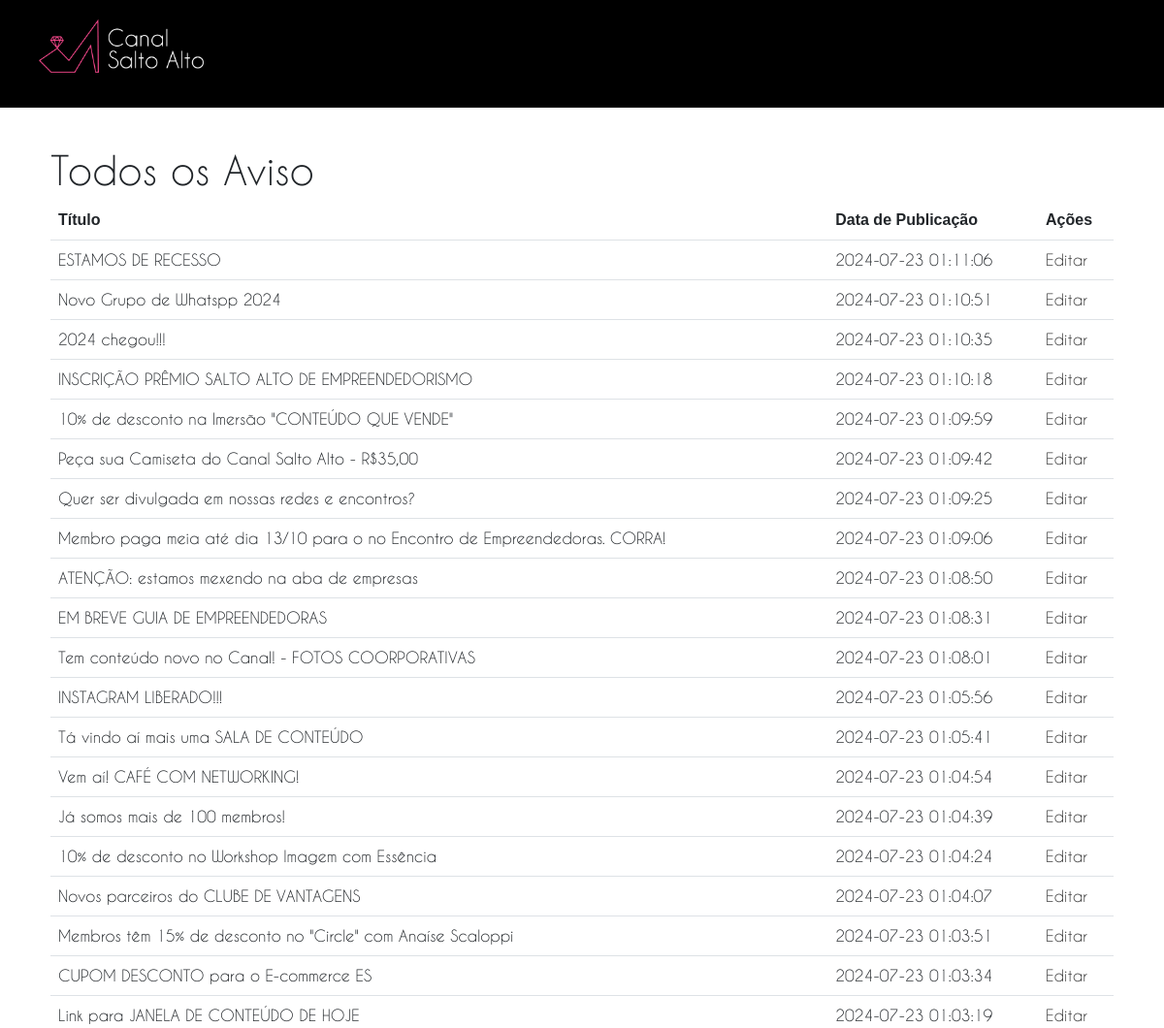
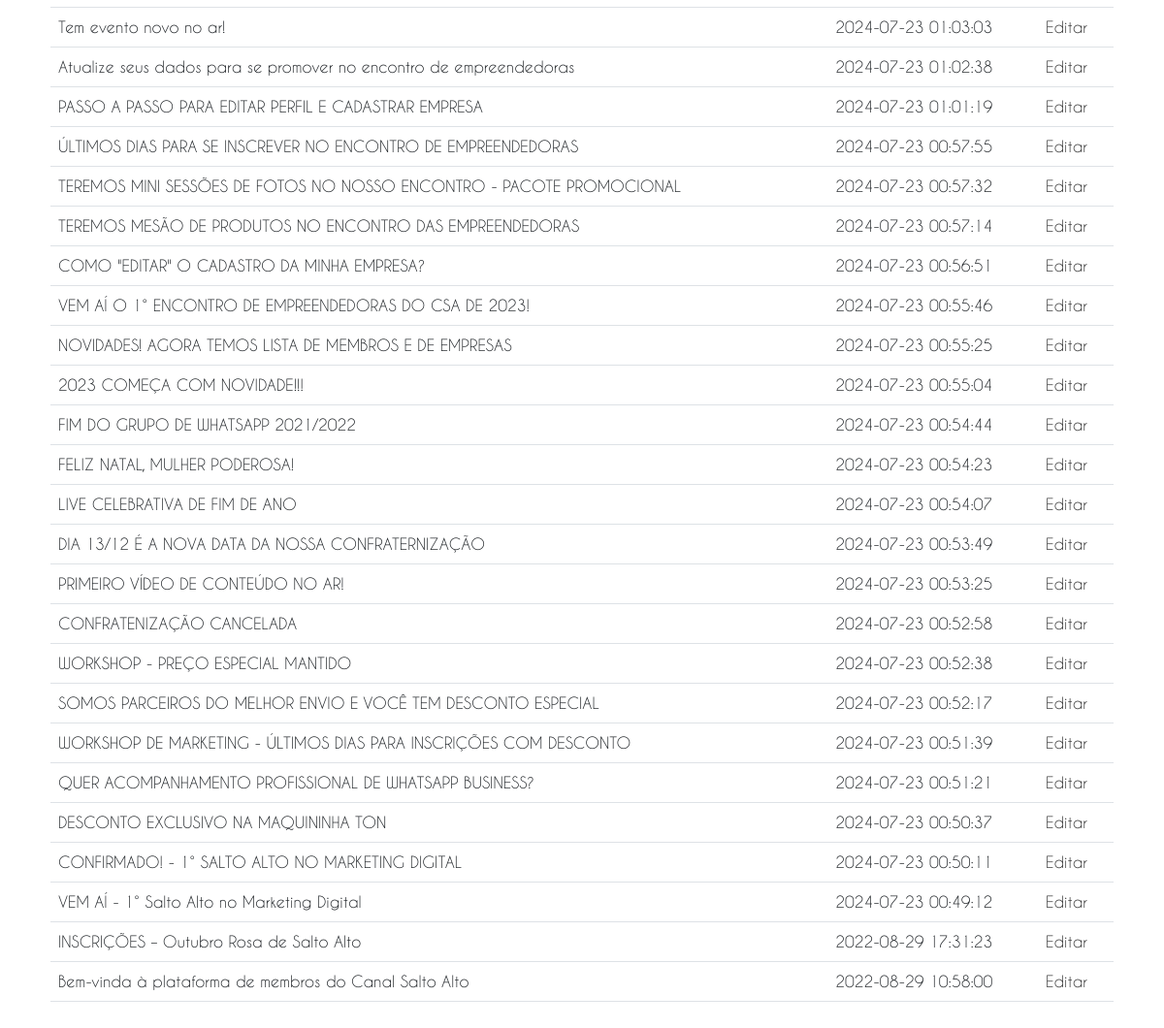
The app's page /views/admin/notices.php with its own data (2 pictures, top to bottom).
### tables this page shows
CREATE TABLE `csa_notices` (
  `idnotice` int(11) NOT NULL,
  `notice_title` varchar(250) NOT NULL,
  `notice_content` text NOT NULL,
  `status` tinyint(1) NOT NULL,
  `created_by` int(11) NOT NULL,
  `published_at` datetime DEFAULT NULL,
  `created_at` datetime DEFAULT NULL,
  `updated_at` datetime DEFAULT NULL
);

### application/src/DB.php (called while the page is built)
<?php
	class DB{
		public static function open(){
	        try{
	            return new PDO("mysql:host=localhost;dbname=canalsaltoalto;charset=utf8", "root", "", array(PDO::MYSQL_ATTR_INIT_COMMAND => 'set lc_time_names="pt_BR"'));
	        }catch(PDOException $e){
	            error_log("Failed to connect to database: ".$e);
	        }
	    }
	}

### application/src/Notice.php (called while the page is built, shortened)
<?php
	class Notice{
		public function getNotices($limit = 12){
			$sql = DB::open()->prepare("SELECT * FROM csa_notices ORDER BY published_at DESC LIMIT :limit_notices");
			$sql->bindParam(':limit_notices', $limit, \PDO::PARAM_INT);
			$sql->execute();
			return $sql;
		}
	}

### views/admin/notices.php (the view, shortened to what this page needs)
<!DOCTYPE html>
<html lang="pt-BR">
	<head>
		<link rel="stylesheet" href="<?=PATH?>assets/css/styles.css?<?=uniqid()?>" />
	</head>
	<body class="admin">
		<div class="admin__dashboard">
			<?php include "nav.phtml"; ?>
			<div class="admin__dashboard--content">
				<div class="container">
					<h1>Todos os Aviso</h1>
					<table class="table">
						<thead>
							<th>Título</th>
							<th>Data de Publicação</th>
							<th>Ações</th>
						</thead>
						<tbody>
							<?php
								$Notice = new Notice;
								foreach($Notice->getNotices(200)->fetchAll(PDO::FETCH_ASSOC) as $notice):
							?>
								<tr>
									<td><?=$notice['notice_title']?></td>
									<td><?=$notice['published_at']?></td>
									<td>
										<a href="/admin/notices/edit/<?=$notice['idnotice']?>" style="color: #333">Editar</a>
									</td>
								</tr>
							<?php
								endforeach;
							?>
						</tbody>
					</table>
				</div>
			</div>
		</div>
	</body>
</html>

### records on screen
csa_notices: notice_title "ESTAMOS DE RECESSO", published_at "2024-07-23 01:11:06"
csa_notices: notice_title "Novo Grupo de Whatspp 2024", published_at "2024-07-23 01:10:51"
csa_notices: notice_title "2024 chegou!!!", published_at "2024-07-23 01:10:35"
csa_notices: notice_title "INSCRIÇÃO PRÊMIO SALTO ALTO DE EMPREENDEDORISMO", published_at "2024-07-23 01:10:18"
csa_notices: notice_title "10% de desconto na Imersão \"CONTEÚDO QUE VENDE\"", published_at "2024-07-23 01:09:59"
csa_notices: notice_title "Peça sua Camiseta do Canal Salto Alto - R$35,00", published_at "2024-07-23 01:09:42"
csa_notices: notice_title "Quer ser divulgada em nossas redes e encontros?", published_at "2024-07-23 01:09:25"
csa_notices: notice_title "Membro paga meia até dia 13/10 para o no Encontro de Empreendedoras. CORRA!", published_at "2024-07-23 01:09:06"
csa_notices: notice_title "ATENÇÃO: estamos mexendo na aba de empresas", published_at "2024-07-23 01:08:50"
csa_notices: notice_title "EM BREVE GUIA DE EMPREENDEDORAS", published_at "2024-07-23 01:08:31"
csa_notices: notice_title "Tem conteúdo novo no Canal! - FOTOS COORPORATIVAS", published_at "2024-07-23 01:08:01"
csa_notices: notice_title "INSTAGRAM LIBERADO!!!", published_at "2024-07-23 01:05:56"
csa_notices: notice_title "Tá vindo aí mais uma SALA DE CONTEÚDO", published_at "2024-07-23 01:05:41"
csa_notices: notice_title "Vem aí! CAFÉ COM NETWORKING!", published_at "2024-07-23 01:04:54"
csa_notices: notice_title "Já somos mais de 100 membros!", published_at "2024-07-23 01:04:39"
csa_notices: notice_title "10% de desconto no Workshop Imagem com Essência", published_at "2024-07-23 01:04:24"
csa_notices: notice_title "Novos parceiros do CLUBE DE VANTAGENS", published_at "2024-07-23 01:04:07"
csa_notices: notice_title "Membros têm 15% de desconto no \"Circle\" com Anaíse Scaloppi", published_at "2024-07-23 01:03:51"
csa_notices: notice_title "CUPOM DESCONTO para o E-commerce ES", published_at "2024-07-23 01:03:34"
csa_notices: notice_title "Link para JANELA DE CONTEÚDO DE HOJE", published_at "2024-07-23 01:03:19"
csa_notices: notice_title "Tem evento novo no ar!", published_at "2024-07-23 01:03:03"
csa_notices: notice_title "Atualize seus dados para se promover no encontro de empreendedoras", published_at "2024-07-23 01:02:38"
csa_notices: notice_title "PASSO A PASSO PARA EDITAR PERFIL E CADASTRAR EMPRESA", published_at "2024-07-23 01:01:19"
csa_notices: notice_title "ÚLTIMOS DIAS PARA SE INSCREVER NO ENCONTRO DE EMPREENDEDORAS", published_at "2024-07-23 00:57:55"
csa_notices: notice_title "TEREMOS MINI SESSÕES DE FOTOS NO NOSSO ENCONTRO - PACOTE PROMOCIONAL", published_at "2024-07-23 00:57:32"
csa_notices: notice_title "TEREMOS MESÃO DE PRODUTOS NO ENCONTRO DAS EMPREENDEDORAS", published_at "2024-07-23 00:57:14"
csa_notices: notice_title "COMO \"EDITAR\" O CADASTRO DA MINHA EMPRESA?", published_at "2024-07-23 00:56:51"
csa_notices: notice_title "VEM AÍ O 1° ENCONTRO DE EMPREENDEDORAS DO CSA DE 2023!", published_at "2024-07-23 00:55:46"
csa_notices: notice_title "NOVIDADES! AGORA TEMOS LISTA DE MEMBROS E DE EMPRESAS", published_at "2024-07-23 00:55:25"
csa_notices: notice_title "2023 COMEÇA COM NOVIDADE!!!", published_at "2024-07-23 00:55:04"
csa_notices: notice_title "FIM DO GRUPO DE WHATSAPP 2021/2022", published_at "2024-07-23 00:54:44"
csa_notices: notice_title "FELIZ NATAL, MULHER PODEROSA!", published_at "2024-07-23 00:54:23"
csa_notices: notice_title "LIVE CELEBRATIVA DE FIM DE ANO", published_at "2024-07-23 00:54:07"
csa_notices: notice_title "DIA 13/12 É A NOVA DATA DA NOSSA CONFRATERNIZAÇÃO", published_at "2024-07-23 00:53:49"
csa_notices: notice_title "PRIMEIRO VÍDEO DE CONTEÚDO NO AR!", published_at "2024-07-23 00:53:25"
csa_notices: notice_title "CONFRATENIZAÇÃO CANCELADA", published_at "2024-07-23 00:52:58"
csa_notices: notice_title "WORKSHOP - PREÇO ESPECIAL MANTIDO", published_at "2024-07-23 00:52:38"
csa_notices: notice_title "SOMOS PARCEIROS DO MELHOR ENVIO E VOCÊ TEM DESCONTO ESPECIAL", published_at "2024-07-23 00:52:17"
csa_notices: notice_title "WORKSHOP DE MARKETING - ÚLTIMOS DIAS PARA INSCRIÇÕES COM DESCONTO", published_at "2024-07-23 00:51:39"
csa_notices: notice_title "QUER ACOMPANHAMENTO PROFISSIONAL DE WHATSAPP BUSINESS?", published_at "2024-07-23 00:51:21"
csa_notices: notice_title "DESCONTO EXCLUSIVO NA MAQUININHA TON", published_at "2024-07-23 00:50:37"
csa_notices: notice_title "CONFIRMADO! - 1° SALTO ALTO NO MARKETING DIGITAL", published_at "2024-07-23 00:50:11"
csa_notices: notice_title "VEM AÍ - 1° Salto Alto no Marketing Digital", published_at "2024-07-23 00:49:12"
csa_notices: notice_title "INSCRIÇÕES – Outubro Rosa de Salto Alto", published_at "2022-08-29 17:31:23"
csa_notices: notice_title "Bem-vinda à plataforma de membros do Canal Salto Alto", published_at "2022-08-29 10:58:00"
